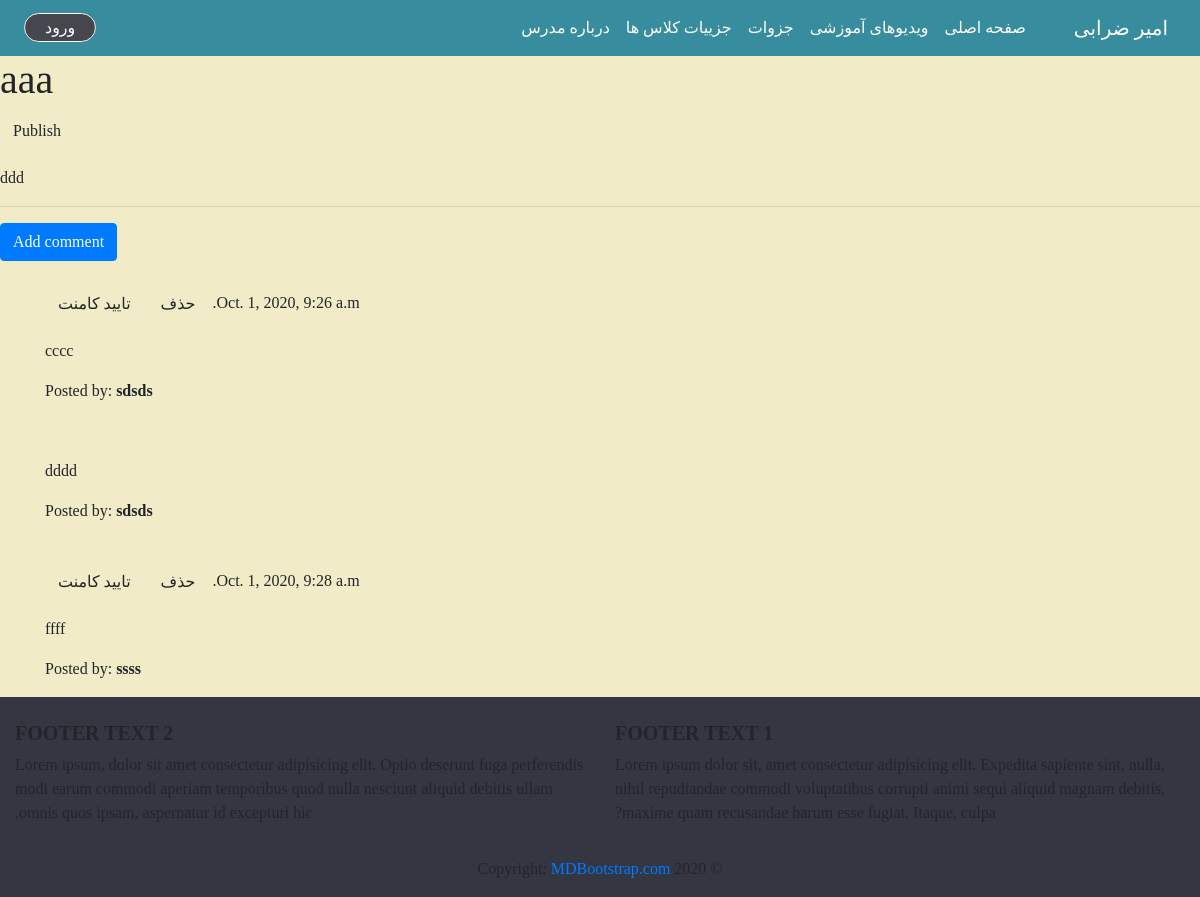
Page /post/24 on the committed database.
### blog/models.py (models this page shows, shortened)
class Post(models.Model):
    author = models.ForeignKey('auth.User',on_delete=models.CASCADE)
    title = models.CharField(max_length=200)
    text = models.TextField()
    created_date = models.DateTimeField(default=timezone.now)
    published_date = models.DateTimeField(blank=True, null=True)

class Comment(models.Model):
    post = models.ForeignKey('blog.Post', related_name='comments',on_delete=models.CASCADE)
    author = models.CharField(max_length=200)
    text = models.TextField()
    created_date = models.DateTimeField(default=timezone.now)
    approved_comment = models.BooleanField(default=False)

### blog/views.py (the view)
# urls.py: re_path(r'^post/(?P<pk>\d+)$',views.PostDetailView.as_view(),name='detail_view'),
class PostDetailView(DetailView):
    model = Post

### blog/templates/blog/post_detail.html (shortened to what this page needs)
{% extends 'blog/base.html' %}
{% block content %}
        <h1 class='posttitle loader'>{{ post.title }}</h1>
        {% if post.published_date %}
            <div class="date postdate">
                {{ post.published_date }}
            </div>
        {% else %}
            <a class="btn btn-default" href="{% url 'blog:post_publish' pk=post.pk %}">Publish</a>
        {% endif %}
      <p class='postcontent' >{{ post.text|safe|linebreaksbr }}</p>
  <hr>
  <a class="btn btn-primary btn-comment" href="{% url 'blog:add_comment_to_post' pk=post.pk %}">Add comment</a>
  <div class="container">
  {% for comment in post.comments.all %}
  <br>
      {% if user.is_authenticated or not comment.approved_comment %}
              {{ comment.created_date }}
              {% if not comment.approved_comment %}
                  <a class="btn btn-default" href="{% url 'blog:comment_remove' pk=comment.pk %}">حذف</a>
                  <a class="btn btn-default" href="{% url 'blog:comment_approve' pk=comment.pk %}">تایید کامنت</a>
              {% elif comment.approved_comment %}
                  <a class="btn btn-default" href="{% url 'blog:comment_remove' pk=comment.pk %}">حذف</a>
              {% endif %}
          <p>{{ comment.text|safe|linebreaks }}</p>
          <p>Posted by: <strong>{{ comment.author }}</strong></p>
      {% else %}
        <p>{{ comment.text|safe|linebreaks }}</p>
        <p>Posted by: <strong>{{ comment.author }}</strong></p>
      {% endif %}
  {% empty %}
      <p>No comments posted.</p>
  {% endfor %}
</div>
{% endblock %}

### blog/static/css/style.css (style rules this page uses)
html { scroll-behavior: smooth; overflow-x: hidden; }
body { font-family: "iranMed"; direction: rtl; background: #F2EBC7; overflow-x: hidden; }

### rows in the picture
Post: title "aaa", text "ddd"
Comment: created_date "Oct. 1, 2020, 9:26 a.m.", approved_comment "حذف", text "cccc", author "sdsds"
Comment: text "dddd", author "sdsds"
Comment: created_date "Oct. 1, 2020, 9:28 a.m.", approved_comment "حذف", text "ffff", author "ssss"
